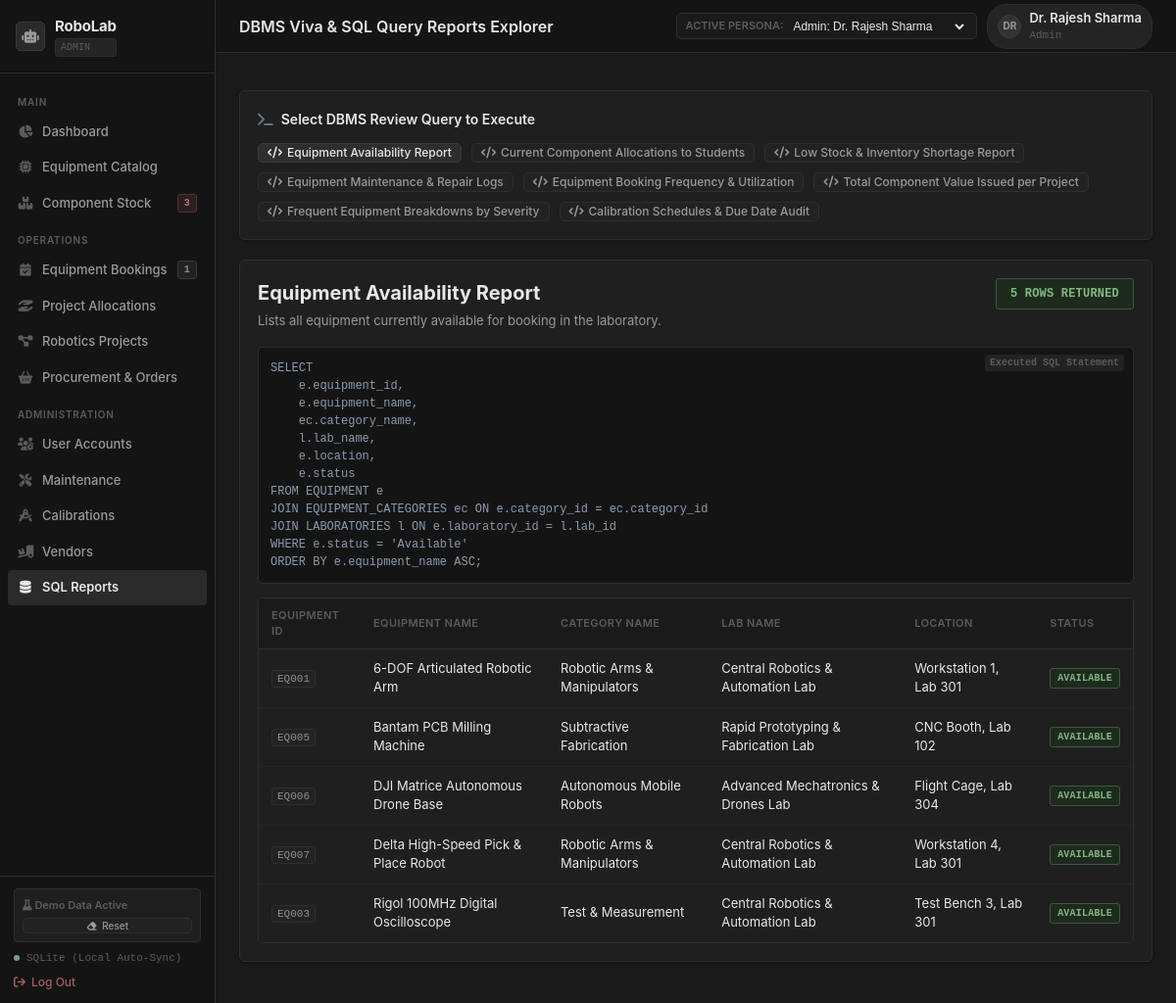
The page /reports on the database as committed earlier.
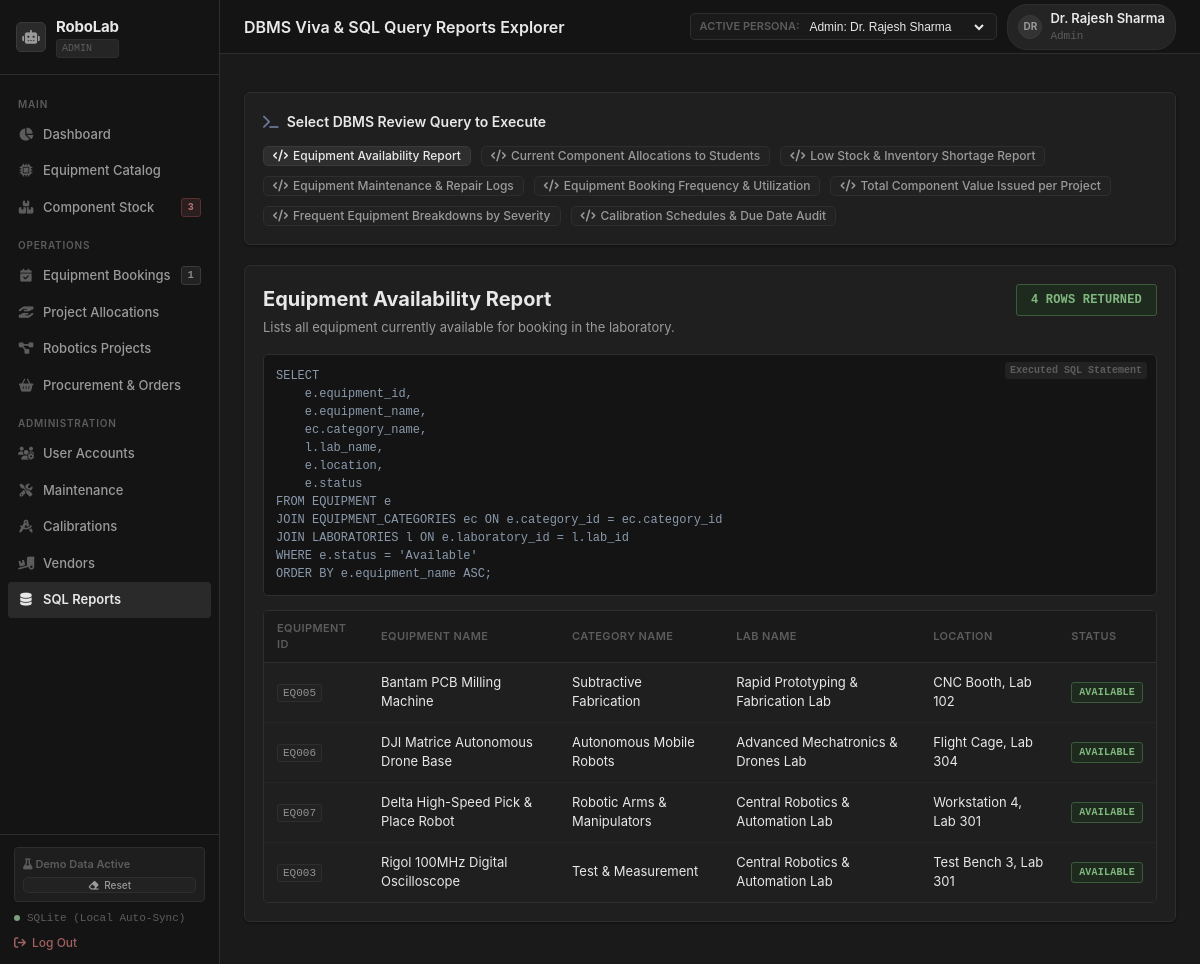
The same page on the database as committed later.
### tables this page shows
CREATE TABLE EQUIPMENT (
    equipment_id TEXT PRIMARY KEY,
    equipment_name TEXT NOT NULL,
    category_id INTEGER NOT NULL,
    laboratory_id INTEGER NOT NULL,
    serial_number TEXT UNIQUE,
    purchase_date TEXT NOT NULL,
    warranty_end TEXT,
    status TEXT CHECK(status IN ('Available', 'In Use', 'Maintenance', 'Decommissioned')) DEFAULT 'Available',
    location TEXT NOT NULL,
    description TEXT,
    created_at DATETIME DEFAULT CURRENT_TIMESTAMP,
    FOREIGN KEY (category_id) REFERENCES EQUIPMENT_CATEGORIES(category_id),
    FOREIGN KEY (laboratory_id) REFERENCES LABORATORIES(lab_id)
);

CREATE TABLE EQUIPMENT_CATEGORIES (
    category_id INTEGER PRIMARY KEY AUTOINCREMENT,
    category_name TEXT NOT NULL UNIQUE,
    description TEXT
);

CREATE TABLE LABORATORIES (
    lab_id INTEGER PRIMARY KEY AUTOINCREMENT,
    lab_name TEXT NOT NULL UNIQUE,
    location_code TEXT NOT NULL,
    incharge_id INTEGER,
    contact_number TEXT,
    FOREIGN KEY (incharge_id) REFERENCES USERS(user_id)
);

### app.py (the view)
@app.route('/reports')
@login_required
def reports_view():
    selected_key = request.args.get('report', 'available_equipment')
    if selected_key not in REPORT_QUERIES:
        selected_key = 'available_equipment'
    report_info = REPORT_QUERIES[selected_key]
    results = query_db(report_info['sql'])
    columns = list(results[0].keys()) if results else []
    return render_template('reports.html',
                           reports_catalog=REPORT_QUERIES,
                           selected_key=selected_key,
                           report_info=report_info,
                           columns=columns,
                           results=results)

### app.py (called while the page is built)
def get_current_user():
    user_id = session.get('user_id')
    if not user_id:
        return None
    user = query_db("""
        SELECT u.*, r.role_name
        FROM USERS u
        JOIN ROLES r ON u.role_id = r.role_id
        WHERE u.user_id = %s
    """, [user_id], one=True)
    return user

def login_required(f):
    @wraps(f)
    def decorated_function(*args, **kwargs):
        if 'user_id' not in session:
            first_user = query_db("SELECT u.user_id, r.role_name, u.full_name FROM USERS u JOIN ROLES r ON u.role_id = r.role_id ORDER BY u.user_id ASC LIMIT 1", one=True)
            if first_user:
                session['user_id'] = first_user['user_id']
                session['role_name'] = first_user['role_name']
                session['full_name'] = first_user['full_name']
            else:
                session['user_id'] = 1
                session['role_name'] = 'Admin'
        return f(*args, **kwargs)
    return decorated_function

### db.py (called while the page is built)
def is_using_sqlite():
    global _USING_SQLITE
    return _USING_SQLITE

### templates/reports.html (shortened to what this page needs)
{% extends "layout.html" %}
{% block page_title %}DBMS Viva &amp; SQL Query Reports Explorer{% endblock %}
{% block content %}
<div class="card-section">
    <div class="section-header">
        <div class="section-title">
            <i class="fa-solid fa-terminal" style="color: var(--accent-cyan);"></i>
            <span>Select DBMS Review Query to Execute</span>
        </div>
    </div>
    <div style="display: flex; gap: 10px; flex-wrap: wrap;">
        {% for key, r in reports_catalog.items() %}
        <a href="{{ url_for('reports_view', report=key) }}" class="btn {% if selected_key == key %}btn-primary{% else %}btn-secondary{% endif %} btn-sm">
            <i class="fa-solid fa-code"></i>
            <span>{{ r.title }}</span>
        </a>
        {% endfor %}
    </div>
</div>
<div class="card-section">
    <div style="display: flex; justify-content: space-between; align-items: flex-start; margin-bottom: 16px;">
        <div>
            <h2 style="font-family: var(--font-heading); font-size: 20px; font-weight: 700; color: var(--text-primary); margin-bottom: 4px;">
                {{ report_info.title }}
            </h2>
            <p style="color: var(--text-secondary); font-size: 13px;">
                {{ report_info.desc }}
            </p>
        </div>
        <span class="badge badge-available" style="padding: 6px 14px; font-size: 12px;">
            {{ results|length }} Rows Returned
        </span>
    </div>
    <div class="sql-box">
        <span class="sql-badge">Executed SQL Statement</span>
        <pre><code>{{ report_info.sql.strip() }}</code></pre>
    </div>
    <div class="table-container">
        <table class="table-modern">
            <thead>
                <tr>
                    {% for col in columns %}
                    <th>{{ col.replace('_', ' ').title() }}</th>
                    {% endfor %}
                </tr>
            </thead>
            <tbody>
                {% for row in results %}
                <tr>
                    {% for col in columns %}
                    <td>
                        {% if 'status' in col.lower() %}
                            <span class="badge badge-{{ (row[col]|string).lower().replace(' ', '-').replace('_', '-') }}">{{ row[col] }}</span>
                        {% elif 'id' in col.lower() %}
                            <span class="code-pill">{{ row[col] }}</span>
                        {% elif 'cost' in col.lower() or 'value' in col.lower() %}
                            <span style="font-family: var(--font-mono); font-weight: 600;">₹{{ "%.2f"|format(row[col]|float) if row[col] is not none else '0.00' }}</span>
                        {% else %}
                            {{ row[col] if row[col] is not none else '&mdash;' }}
                        {% endif %}
                    </td>
                    {% endfor %}
                </tr>
                {% else %}
                <tr>
                    <td colspan="{{ columns|length or 1 }}" style="text-align: center; color: var(--text-muted); padding: 30px;">
                        No records returned for this query.
                    </td>
                </tr>
                {% endfor %}
            </tbody>
        </table>
    </div>
</div>
{% endblock %}

Rows that differ between the two databases and show on the page:
no longer on this page (row edited): EQUIPMENT: equipment_id "EQ001", equipment_name "6-DOF Articulated Robotic Arm" "Robotic Arms & Manipulators" "Central Robotics & Automation Lab" "Workstation 1, Lab 301", status "AVAILABLE"
Other text that changed with them:
{{ results|length }}: "5" → "4"
